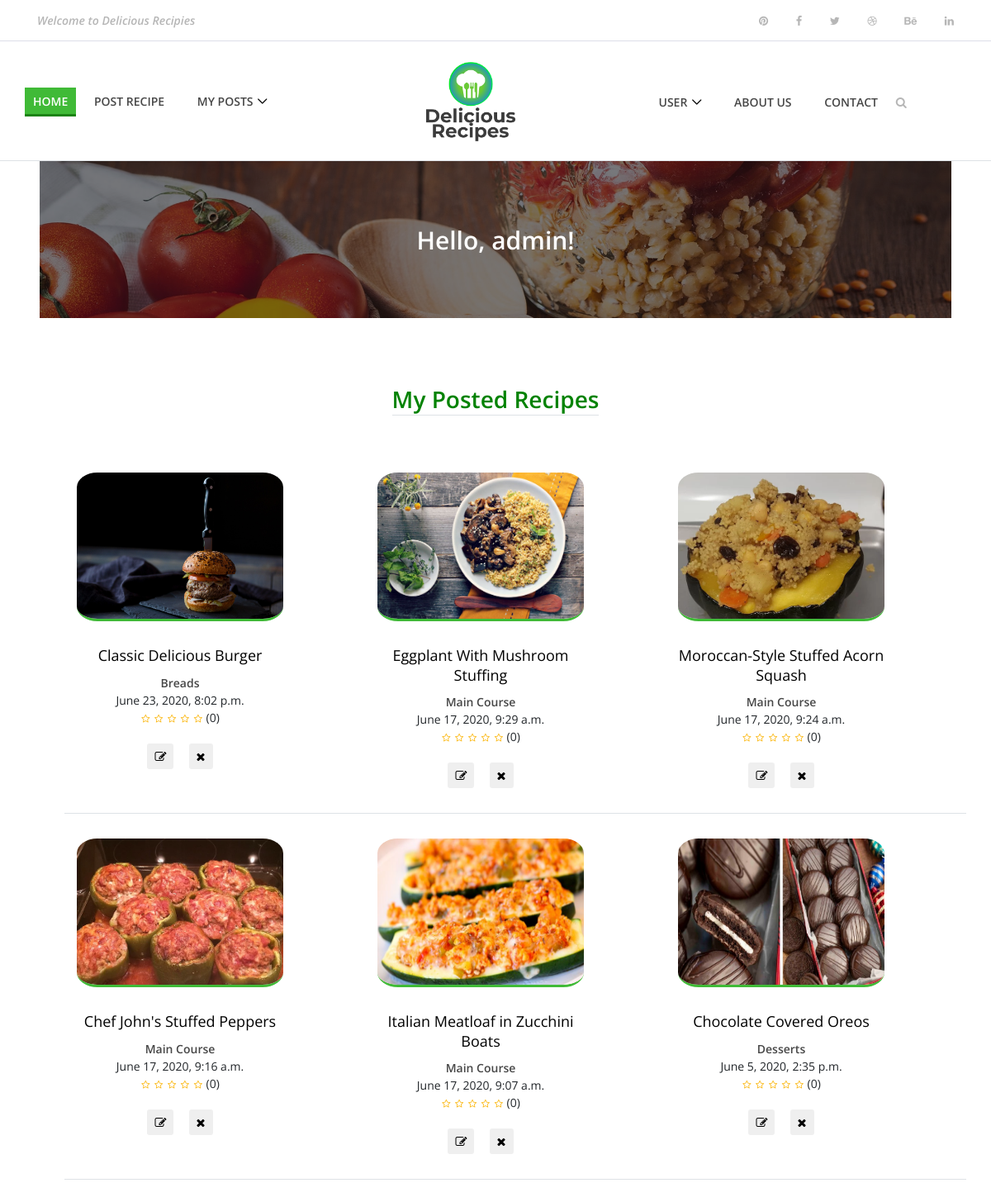
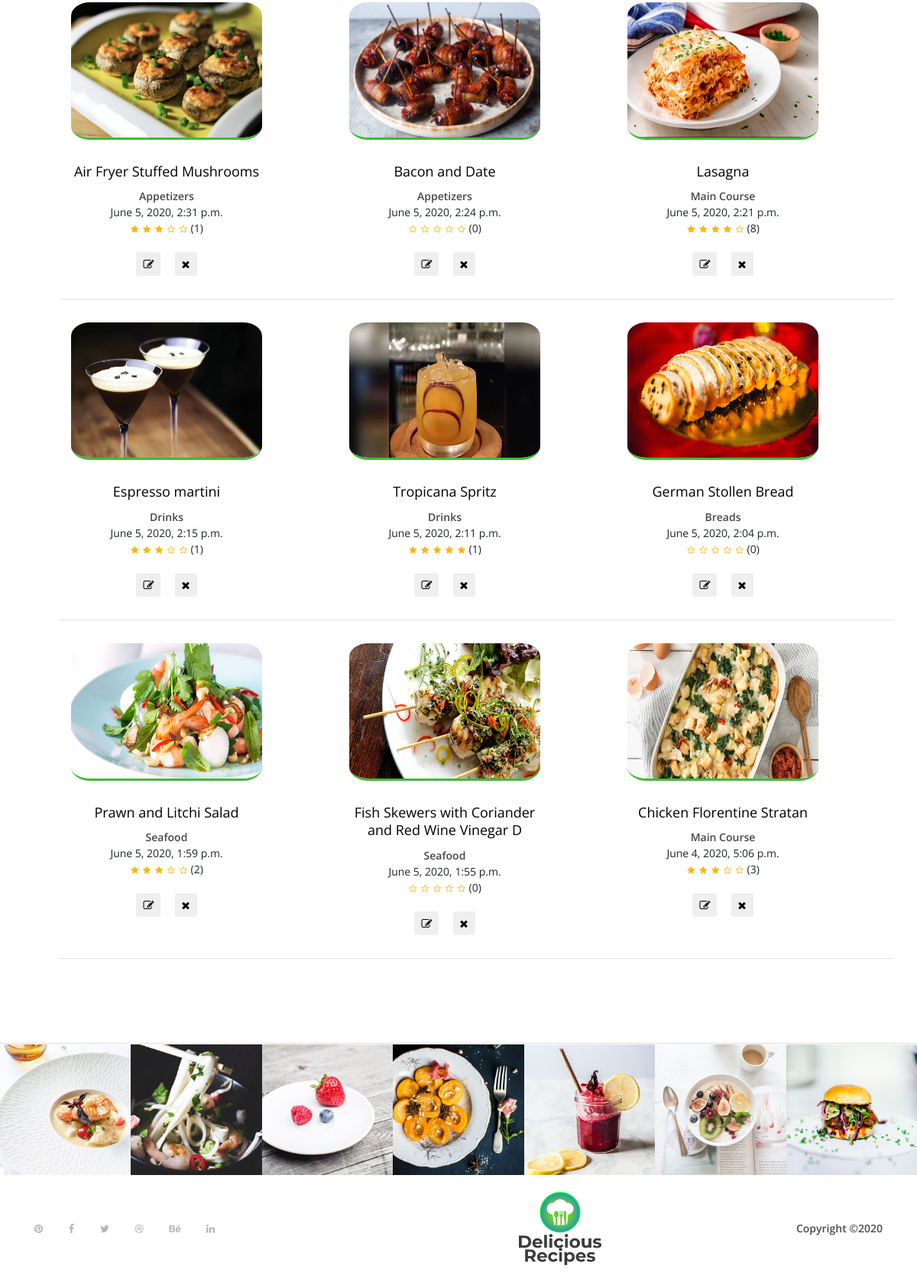
Page /recipe/dashboard/ (signed in) on the committed database (2 pictures, top to bottom).
### recipe/models.py (models this page shows, shortened)
class Recipe(models.Model):
    recipe_name=models.CharField(max_length=50)
    recipe_posted_by=models.ForeignKey(User,on_delete=models.CASCADE)
    recipe_img1= models.ImageField(upload_to='recipe_images/', max_length=255 )
    recipe_img2= models.ImageField(upload_to='recipe_images/', max_length=255)
    recipe_img3= models.ImageField(upload_to='recipe_images/', max_length=255)
    recipe_img4= models.ImageField(upload_to='recipe_images/', max_length=255)
    recipe_des =models.CharField(max_length=1000)
    recipe_ingredients =models.CharField(max_length=1000)
    recipe_servings =models.CharField(max_length=1000,null=True)
    recipe_sources =models.CharField(max_length=500,null=True)
    recipe_preptime =models.CharField(max_length=50)
    recipe_cooktime =models.CharField(max_length=50)
    recipe_cat=models.ForeignKey(Category,on_delete=models.CASCADE)
    recipe_date=models.DateTimeField(default=datetime.now)
    votes = models.IntegerField(default=0)
    rating = models.IntegerField(default=0)

class Category(models.Model):
    cat_name=models.CharField(max_length=15)
    cat_icon = models.ImageField(upload_to='cat_images/', max_length=255 )
    cat_show =models.IntegerField()
    def __str__(self):
        return self.cat_name

### recipe/views.py (the view)
# urls.py: path('dashboard/', views.dashboard, name='dashboard'),
def dashboard(request):
    recipes = Recipe.objects.filter(recipe_posted_by=request.user.id).order_by('-recipe_date')
    return render(request, 'recipe/dashboard.html', {'recipes': recipes})

### recipe/templatetags/recipe_extras.py (called while the page is built)
@register.filter(name='subtract')
def subtract(value1, value2):
    return value1 - value2

### recipe/templates/recipe/dashboard.html (shortened to what this page needs)
{% extends 'recipe/base.html' %}
{% load static %}
{% load recipe_extras %}
{% block content %}
<div class="breadcumb-area bg-img bg-overlay" style="background-image: url({% static 'recipe/img/bg-img/breadcumb3.jpg' %});">
	<div class="container h-100">
		<div class="row h-100 align-items-center">
			<div class="col-12">
				<div class="breadcumb-text text-center">
					{% if user.is_authenticated %}
						<h2>Hello, {{user.username}}!</h2>
					{% else %}
						<h2>Hello, World!</h2>
					{% endif %}
				</div>
			</div>
		</div>
	</div>
</div>
<div class="about-area section-padding-80">
    <div class="container">
        <div class="row">
            <div class="col-12">
				<div class="text-center">
					<h3 style="color: rgb(0, 130, 0);"><span class="border-bottom">My Posted Recipes</span></h4><br>
					<br><br>
				</div>
				{% if recipes|length %}
				<div class="row" style="padding-left: 4vw;">
				{% for irecipe in recipes %}
				<div class="col-12 col-sm-6 col-lg-4 border-bottom mb-30">
					<div class="single-best-receipe-area mb-30" style="width: 250px;">
						<img src="{{irecipe.recipe_img1.url}}" style="width: 250px;height: 180px; border-radius: 10%;" alt="">
						<div class="receipe-content">
							<a href="/recipe/receipedetail/{{irecipe.id}}/">
								<h5>{{irecipe.recipe_name}}</h5>
							</a>
							<a href="/recipe/{{irecipe.recipe_cat.id}}/">
								{{ irecipe.recipe_cat}}
							</a>
							<br><span>{{ irecipe.recipe_date}}<span>
							<div class="ratings">
								{% with ''|center:irecipe.rating as range %}
									{% for i in range %}
										<i class="fa fa-star" aria-hidden="true"></i>
									{% endfor %}
									{% with 5|subtract:irecipe.rating as emptyVal%}
										{% with ''|center:emptyVal as emptyRange %}
											{% for i in emptyRange %}
												<i class="fa fa-star-o" aria-hidden="true"></i>
											{% endfor %}
										{% endwith %}
									{% endwith %}
								{% endwith %}
								({{ irecipe.votes }})
							</div>
							<br>
							<div>
								<a href="/recipe/editRecipe/{{irecipe.id}}">
									<button type="button" class="btn btn-default btn-sm">
										<i class="fa fa-pencil-square-o" aria-hidden="true"></i>
									</button>
								</a>
								<a href="/recipe/deleteRecipe/{{irecipe.id}}">
									<button type="button" class="btn btn-default btn-sm">
										<i class="fa fa-times" aria-hidden="true"></i>
									</button>
								</a>
							</div>
						</div>
					</div>
            	</div>
				{% endfor %}
				</div>
				{% else %}
					<h4 class="receipe-headline" style="text-align: center;">No recipes posted yet!</h4>
					<img src="{% static 'recipe/img/bg-img/no_results_found.png' %}" style="height: 20vh;" class="search-img">
				{% endif %}
			</div>
		</div>
    </div>
</div>
{% endblock %}

### recipe/static/recipe/style.css (style rules this page uses)
* { margin: 0; padding: 0; }
body { font-family: "Open Sans", sans-serif; font-size: 14px; }
h1, h2, h3, h4, h5, h6 { color: #000000; line-height: 1.3; font-weight: 600; }
a, a:hover, a:focus { -webkit-transition-duration: 500ms; transition-duration: 500ms; text-decoration: none; outline: 0 solid transparent; color: #000000; font-weight: 600; font-size: 14px; color: #474747; }
img { height: auto; max-width: 100%; }
.mb-30 { margin-bottom: 30px !important; }
.section-padding-80 { padding-top: 80px; padding-bottom: 80px; }
.bg-img { background-position: center center; background-size: cover; background-repeat: no-repeat; }
.bg-overlay { position: relative; z-index: 2; background-position: center center; background-size: cover; }
.bg-overlay::after { background-color: rgba(10, 12, 18, 0.55); position: absolute; z-index: -1; top: 0; left: 0; width: 100%; height: 100%; content: ""; }
.single-best-receipe-area { position: relative; z-index: 1; }
.single-best-receipe-area img { border-bottom: 3px solid #40ba37; }
.single-best-receipe-area .receipe-content { padding-top: 30px; text-align: center; }
.single-best-receipe-area .receipe-content h5 { font-size: 18px; margin-bottom: 10px; font-weight: 400; -webkit-transition-duration: 500ms; transition-duration: 500ms; }
.single-best-receipe-area .receipe-content .ratings i { font-size: 11px; color: #fbb710; display: inline-block; padding: 0 1px; }
.breadcumb-area { position: relative; z-index: 10; width: 92%; height: 190px; margin-left: 4%; margin-right: 4%; }
.breadcumb-area .breadcumb-text h2 { font-size: 30px; margin-bottom: 0; color: #ffffff; }

### rows in the picture
Recipe: recipe_img1 (picture), recipe_name "Classic Delicious Burger", recipe_cat "Breads", recipe_date "June 23, 2020, 8:02 p.m.", rating 0 (drawn), votes "0"
Recipe: recipe_img1 (picture), recipe_name "Eggplant With Mushroom Stuffing", recipe_cat "Main Course", recipe_date "June 17, 2020, 9:29 a.m.", rating 0 (drawn), votes "0"
Recipe: recipe_img1 (picture), recipe_name "Moroccan-Style Stuffed Acorn Squash", recipe_cat "Main Course", recipe_date "June 17, 2020, 9:24 a.m.", rating 0 (drawn), votes "0"
Recipe: recipe_img1 (picture), recipe_name "Chef John's Stuffed Peppers", recipe_cat "Main Course", recipe_date "June 17, 2020, 9:16 a.m.", rating 0 (drawn), votes "0"
Recipe: recipe_img1 (picture), recipe_name "Italian Meatloaf in Zucchini Boats", recipe_cat "Main Course", recipe_date "June 17, 2020, 9:07 a.m.", rating 0 (drawn), votes "0"
Recipe: recipe_img1 (picture), recipe_name "Chocolate Covered Oreos", recipe_cat "Desserts", recipe_date "June 5, 2020, 2:35 p.m.", rating 0 (drawn), votes "0"
Recipe: recipe_img1 (picture), recipe_name "Air Fryer Stuffed Mushrooms", recipe_cat "Appetizers", recipe_date "June 5, 2020, 2:31 p.m.", rating 3 (drawn), votes "1"
Recipe: recipe_img1 (picture), recipe_name "Bacon and Date", recipe_cat "Appetizers", recipe_date "June 5, 2020, 2:24 p.m.", rating 0 (drawn), votes "0"
Recipe: recipe_img1 (picture), recipe_name "Lasagna", recipe_cat "Main Course", recipe_date "June 5, 2020, 2:21 p.m.", rating 4 (drawn), votes "8"
Recipe: recipe_img1 (picture), recipe_name "Espresso martini", recipe_cat "Drinks", recipe_date "June 5, 2020, 2:15 p.m.", rating 3 (drawn), votes "1"
Recipe: recipe_img1 (picture), recipe_name "Tropicana Spritz", recipe_cat "Drinks", recipe_date "June 5, 2020, 2:11 p.m.", rating 5 (drawn), votes "1"
Recipe: recipe_img1 (picture), recipe_name "German Stollen Bread", recipe_cat "Breads", recipe_date "June 5, 2020, 2:04 p.m.", rating 0 (drawn), votes "0"
Recipe: recipe_img1 (picture), recipe_name "Prawn and Litchi Salad", recipe_cat "Seafood", recipe_date "June 5, 2020, 1:59 p.m.", rating 3 (drawn), votes "2"
Recipe: recipe_img1 (picture), recipe_name "Fish Skewers with Coriander and Red Wine Vinegar D", recipe_cat "Seafood", recipe_date "June 5, 2020, 1:55 p.m.", rating 0 (drawn), votes "0"
Recipe: recipe_img1 (picture), recipe_name "Chicken Florentine Stratan", recipe_cat "Main Course", recipe_date "June 4, 2020, 5:06 p.m.", rating 3 (drawn), votes "3"

### other values in the picture
{{ user.username }} "admin"
